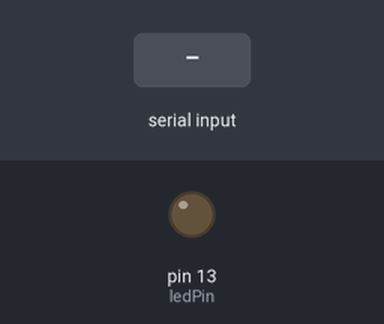
A sketch run on a simulated Arduino Uno, built with avr-gcc and run on an emulated ATmega328P. On the bench: output pins drawn as LEDs (lit = HIGH). The test bench sets the inputs (shaded band).

Above: at 1.2 s.
1.3 s: "H" received over Serial
At 1.6 s:
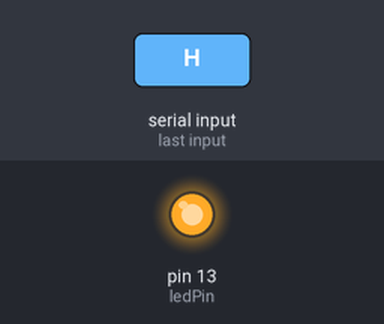
2.8 s: "L" received over Serial
At 4.0 s:
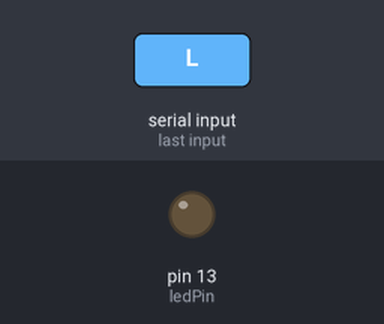
Timing chart, 0 to 5.8 s (numbered marks = the images above; inputs shaded):
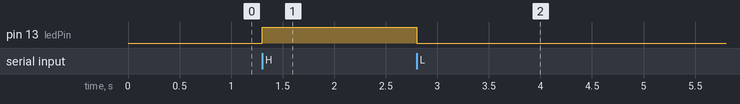

The sketch:

_netarduino.ino
```cpp
const int ledPin = 13;
char indata;

void setup() {
  Serial.begin(9600);
  pinMode(ledPin, OUTPUT);
}

void loop() {
  if(Serial.available()) {
    indata = Serial.read();
    if(indata== 'H') {
      digitalWrite(ledPin, HIGH);
    }
    if(indata== 'L') {
      digitalWrite(ledPin, LOW);
    }
  }
}
```

Measured:
- after the input at 1.3 s, pin 13 (ledPin): LOW → HIGH at once
- after the input at 2.8 s, pin 13 (ledPin): HIGH → LOW at once
